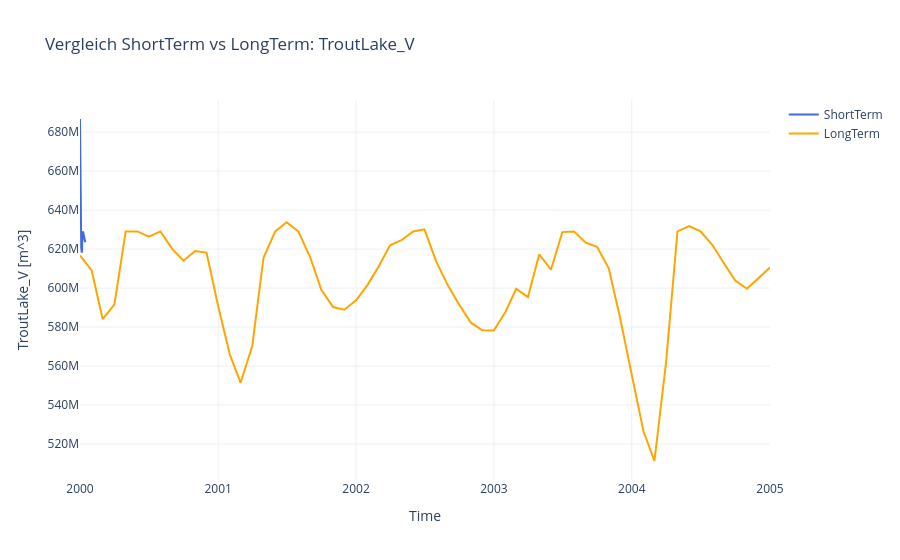
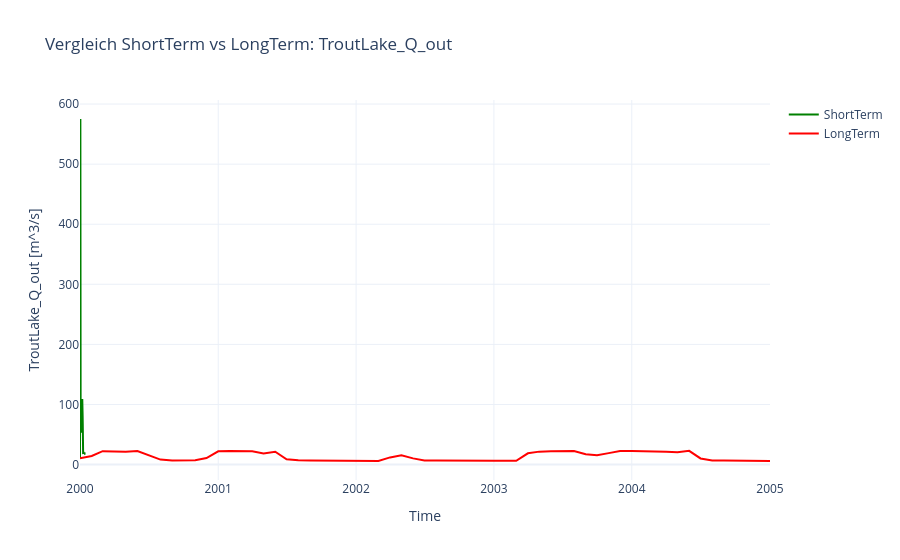

Notebook code cell kept with these figures, in order:
### Markdown cell above
## Optional: LongTerm-Szenario

Diese Erweiterung ist optional. Setzen Sie in der nächsten Zelle `RUN_LONGTERM = True`,
um LongTerm zu aktivieren, erneut zu rechnen und mit ShortTerm zu vergleichen.

> **Achtung:** Diese Zelle ruft intern erneut `prepare_case` auf — die `goal_table.csv` wird damit auf den **LongTerm-Default** gesetzt. Wenn Sie die ShortTerm-Goals weiter editieren möchten, lassen Sie `RUN_LONGTERM = False`.

### Code cell
import plotly.graph_objects as go

RUN_LONGTERM = True

if not RUN_LONGTERM:
    print("LongTerm uebersprungen. Setzen Sie RUN_LONGTERM=True fuer die Erweiterung.")
else:
    prepare_case(SCENARIO_LONG)

    run_env_long = os.environ.copy()
    run_env_long["MPLBACKEND"] = "Agg"
    result_long = subprocess.run([PY, "BlueRiver.py"], cwd=CASE_SRC,
                                 env=run_env_long, capture_output=True, text=True)
    combined_long = (result_long.stdout or "") + "\n" + (result_long.stderr or "")
    (CASE_DIR / "venv-log.txt").write_text(combined_long, encoding="utf-8")
    if result_long.returncode != 0:
        raise RuntimeError("LongTerm-Lauf fehlgeschlagen. Siehe venv-log.txt")

    long_df = pd.read_csv(CASE_OUTPUT / "timeseries_export.csv", parse_dates=["time"])
    print("LongTerm-Zeilen:", len(long_df))

    fig_long_v = go.Figure()
    fig_long_v.add_trace(go.Scatter(x=short_term_df["time"], y=short_term_df["TroutLake_V"],
                                    mode="lines", name="ShortTerm",
                                    line=dict(color="royalblue")))
    fig_long_v.add_trace(go.Scatter(x=long_df["time"], y=long_df["TroutLake_V"],
                                    mode="lines", name="LongTerm",
                                    line=dict(color="orange")))
    fig_long_v.update_layout(title="Vergleich ShortTerm vs LongTerm: TroutLake_V",
                             xaxis_title="Time", yaxis_title="TroutLake_V [m^3]",
                             template="plotly_white")
    fig_long_v.show()

    fig_long_q = go.Figure()
    fig_long_q.add_trace(go.Scatter(x=short_term_df["time"], y=short_term_df["TroutLake_Q_out"],
                                    mode="lines", name="ShortTerm",
                                    line=dict(color="green")))
    fig_long_q.add_trace(go.Scatter(x=long_df["time"], y=long_df["TroutLake_Q_out"],
                                    mode="lines", name="LongTerm",
                                    line=dict(color="red")))
    fig_long_q.update_layout(title="Vergleich ShortTerm vs LongTerm: TroutLake_Q_out",
                             xaxis_title="Time", yaxis_title="TroutLake_Q_out [m^3/s]",
                             template="plotly_white")
    fig_long_q.show()

    # Auch die LongTerm-Vergleichsfiguren in den figures/<RUN_TAG>/-Ordner exportieren.
    long_dir = CASE_OUTPUT / "figures" / f"{RUN_TAG}_longterm_compare"
    long_dir.mkdir(parents=True, exist_ok=True)
    fig_long_v.write_html(str(long_dir / "compare__TroutLake_V.html"),
                          include_plotlyjs="cdn")
    fig_long_q.write_html(str(long_dir / "compare__TroutLake_Q_out.html"),
                          include_plotlyjs="cdn")
    print(f"LongTerm-Vergleichsfiguren als HTML exportiert nach: {long_dir}")
